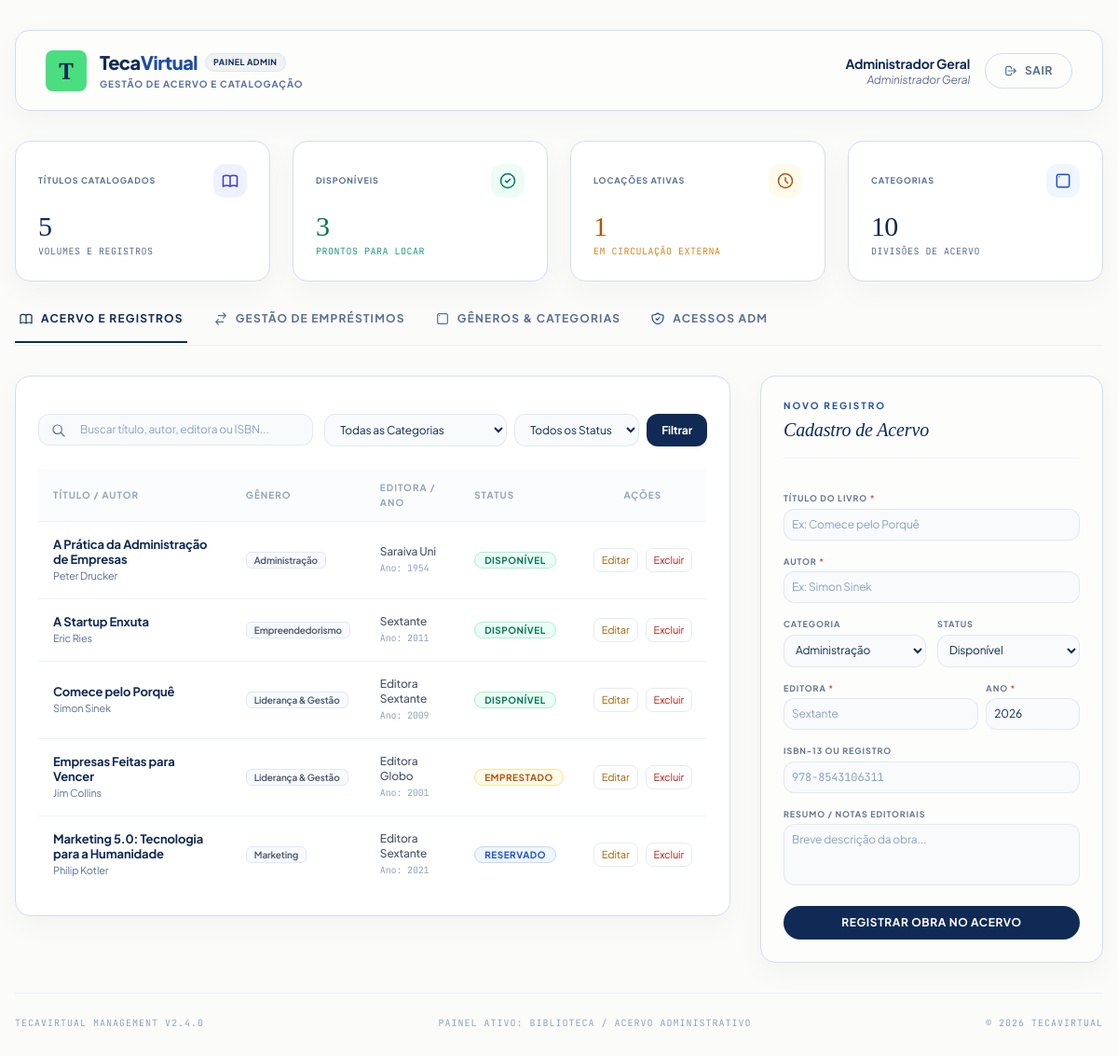
The app's page /adm.php (signed in) with its own data.
### tables this page shows
CREATE TABLE IF NOT EXISTS `livros` (
  `id` INT AUTO_INCREMENT PRIMARY KEY,
  `title` VARCHAR(255) NOT NULL,
  `author` VARCHAR(255) NOT NULL,
  `isbn` VARCHAR(50) DEFAULT NULL,
  `publisher` VARCHAR(255) DEFAULT NULL,
  `year` INT NOT NULL,
  `category` VARCHAR(100) NOT NULL,
  `status` ENUM('disponivel', 'emprestado', 'reservado') DEFAULT 'disponivel',
  `synopsis` TEXT DEFAULT NULL,
  `created_at` TIMESTAMP DEFAULT CURRENT_TIMESTAMP
);

### adm.php (the view, shortened to what the rows shown need)
<?php
require_once 'config.php';
$activeTab = $_GET['tab'] ?? 'acervo';
try {
    $sqlBooks = "SELECT * FROM `livros` WHERE 1=1";
    $paramsBooks = [];
    $sqlBooks .= " ORDER BY `title` ASC";
    $stmtBooks = $pdo->prepare($sqlBooks);
    $stmtBooks->execute($paramsBooks);
    $livros = $stmtBooks->fetchAll();
} catch (PDOException $e) {
    die("<div style='background-color:#fffbeb; border:1px solid #fef3c7; padding:24px; font-family:sans-serif; border-radius:12px; max-width:650px; margin:50px auto; color:#92400e; box-shadow: 0 4px 20px rgba(0,0,0,0.05);'>
            <h2 style='margin-top:0; color:#78350f;'>Divergência de Estrutura do Banco de Dados</h2>
            <p>Sua conexão com o MySQL foi estabelecida com sucesso. No entanto, houve um erro ao consultar as tabelas do sistema.</p>
            <p>Isso geralmente ocorre se o banco de dados <code>tecavirtual</code> já existia na sua máquina com uma estrutura de tabelas incompatível ou vazia.</p>
            <p><strong>Detalhes técnicos:</strong> " . htmlspecialchars($e->getMessage()) . "</p>
            <hr style='border:none; border-top:1px solid #fef3c7; margin:20px 0;'>
            <p style='font-size:14px; font-weight:bold; color:#78350f; margin-bottom:8px;'>Como resolver isso de forma rápida:</p>
            <ol style='font-size:13px; line-height:1.6; margin-top:0; padding-left:20px; color:#78350f;'>
                <li>Importe as tabelas corretas usando o arquivo <code>db.sql</code> fornecido no projeto.</li>
                <li><strong>OU</strong> de maneira limpa: Acesse o phpMyAdmin ou seu cliente SQL, remova (DROP DATABASE) o banco de dados <code>tecavirtual</code> existente e recarregue a página. O sistema recriará todo o acervo e tabelas de exemplo automaticamente!</li>
            </ol>
         </div>");
}
?>
<!DOCTYPE html>
<html lang="pt-BR">
<head>
    <script src="https://cdn.tailwindcss.com"></script>
</head>
<body class="selection:bg-brand-primary/10">
    <div class="w-full max-w-7xl mx-auto px-4 py-8 space-y-8" id="main-layout">
        <header id="dashboard-navbar" class="bg-[#fdfdfc] px-8 py-5 rounded-2xl border border-brand-border editorial-shadow flex flex-col md:flex-row md:items-center justify-between gap-4">
            <div class="flex items-center gap-3.5" id="navbar-logo-area">
                <div>
                    <div class="flex items-center gap-2">
                        <h1 class="text-xl font-extrabold text-brand-dark tracking-tight font-sans">
                            Teca<span class="text-brand-secondary">Virtual</span>
                        </h1>
                    </div>
                </div>
            </div>
        </header>
        <?php if ($activeTab === 'acervo'): ?>
            <div class="grid grid-cols-1 lg:grid-cols-12 gap-8 items-start" id="view-acervo">
                <div class="lg:col-span-8 space-y-6">
                    <div class="bg-white rounded-2xl border border-brand-border editorial-shadow p-6">
                        <?php if (empty($livros)): ?>
                            <div class="py-12 text-center text-brand-light" id="empty-state">
                                <svg class="w-10 h-10 text-brand-light/50 mx-auto mb-3" fill="none" stroke="currentColor" viewBox="0 0 24 24">
                                    <path stroke-linecap="round" stroke-linejoin="round" stroke-width="1.5" d="M12 6.253v13m0-13C10.832 5.477 9.246 5 7.5 5S4.168 5.477 3 6.253v13C4.168 18.477 5.754 18 7.5 18s3.332.477 4.5 1.253m0-13C13.168 5.477 14.754 5 16.5 5c1.747 0 3.332.477 4.5 1.253v13C19.832 18.477 18.247 18 16.5 18c-1.746 0-3.332.477-4.5 1.253"/>
                                </svg>
                                <p class="text-xs font-bold">Nenhum livro localizado</p>
                                <p class="text-[11px] mt-1 leading-relaxed text-slate-400">Tente ajustar seus termos de busca e os seletores de filtros.</p>
                            </div>
                        <?php else: ?>
                            <div class="overflow-x-auto">
                                <table class="w-full text-left text-xs border-collapse">
                                    <thead>
                                        <tr class="border-b border-brand-border/40 text-[10px] text-slate-400 font-bold uppercase tracking-widest bg-slate-50/50">
                                            <th class="py-3 px-4">Título / Autor</th>
                                            <th class="py-3 px-4">Gênero</th>
                                            <th class="py-3 px-4">Editora / Ano</th>
                                            <th class="py-3 px-4">Status</th>
                                            <th class="py-3 px-4 text-center">Ações</th>
                                        </tr>
                                    </thead>
                                    <tbody class="divide-y divide-brand-border/35">
                                        <?php foreach ($livros as $row): ?>
                                            <tr class="hover:bg-slate-50/70 transition-colors">
                                                <td class="py-4 px-4">
                                                    <div class="font-bold text-brand-dark text-[13px]"><?= htmlspecialchars($row['title']) ?></div>
                                                    <div class="text-[11px] text-[#5a6f95] mt-0.5"><?= htmlspecialchars($row['author']) ?></div>
                                                </td>
                                                <td class="py-4 px-4">
                                                    <span class="bg-indigo-50/40 border border-indigo-100 text-[#475569] px-2 py-0.5 rounded-md text-[10px] font-semibold">
                                                        <?= htmlspecialchars($row['category']) ?>
                                                    </span>
                                                </td>
                                                <td class="py-4 px-4">
                                                    <div class="font-medium text-slate-600"><?= htmlspecialchars($row['publisher']) ?></div>
                                                    <div class="text-[10px] font-mono text-slate-400 mt-0.5">Ano: <?= $row['year'] ?></div>
                                                </td>
                                                <td class="py-4 px-4">
                                                    <?php if ($row['status'] === 'disponivel'): ?>
                                                        <span class="bg-emerald-50 text-emerald-700 border border-emerald-200 px-2.5 py-0.5 rounded-full text-[10px] font-bold uppercase tracking-wider">Disponível</span>
                                                    <?php elseif ($row['status'] === 'emprestado'): ?>
                                                        <span class="bg-amber-50 text-amber-700 border border-amber-200 px-2.5 py-0.5 rounded-full text-[10px] font-bold uppercase tracking-wider font-sans">Emprestado</span>
                                                    <?php else: ?>
                                                        <span class="bg-blue-50 text-blue-700 border border-blue-200 px-2.5 py-0.5 rounded-full text-[10px] font-bold uppercase tracking-wider">Reservado</span>
                                                    <?php endif; ?>
                                                </td>
                                                <td class="py-4 px-4 text-center">
                                                    <div class="flex gap-2 justify-center">
                                                        <a
                                                            href="?tab=acervo&edit_id=<?= $row['id'] ?>"
                                                            class="p-1 px-2 border border-brand-border/60 hover:bg-yellow-50 hover:border-yellow-200 text-yellow-700 rounded-lg transition text-[11px]"
                                                            title="Editar livro"
                                                        >
                                                            Editar
                                                        </a>
                                                        <form method="POST" onsubmit="return confirm('Tem certeza absoluta que deseja remover este livro permanentemente?');">
                                                            <button
                                                                type="submit"
                                                                class="p-1 px-2 border border-brand-border/60 hover:bg-red-50 hover:border-red-200 text-red-700 rounded-lg transition text-[11px]"
                                                                title="Remover livro"
                                                            >
                                                                Excluir
                                                            </button>
                                                        </form>
                                                    </div>
                                                </td>
                                            </tr>
                                        <?php endforeach; ?>
                                    </tbody>
                                </table>
                            </div>
                        <?php endif; ?>
                    </div>
                </div>
            </div>
        <?php endif; ?>
    </div>
</body>
</html>

### records on screen
livros: title "A Prática da Administração de Empresas", author "Peter Drucker", category "Administração", publisher "Saraiva Uni", year "1954", status "DISPONÍVEL"
livros: title "A Startup Enxuta", author "Eric Ries", category "Empreendedorismo", publisher "Sextante", year "2011", status "DISPONÍVEL"
livros: title "Comece pelo Porquê", author "Simon Sinek", category "Liderança & Gestão", publisher "Editora Sextante", year "2009", status "DISPONÍVEL"
livros: title "Empresas Feitas para Vencer", author "Jim Collins", category "Liderança & Gestão", publisher "Editora Globo", year "2001", status "EMPRESTADO"
livros: title "Marketing 5.0: Tecnologia para a Humanidade", author "Philip Kotler", category "Marketing", publisher "Editora Sextante", year "2021", status "RESERVADO"

### other values on screen
$_SESSION['user_name'] "Administrador Geral"
$totalBooksCount "5"
$availableBooksCount "3"
$borrowedBooksCount "1"
$totalCategoriesCount "10"
form field category "Administração"
